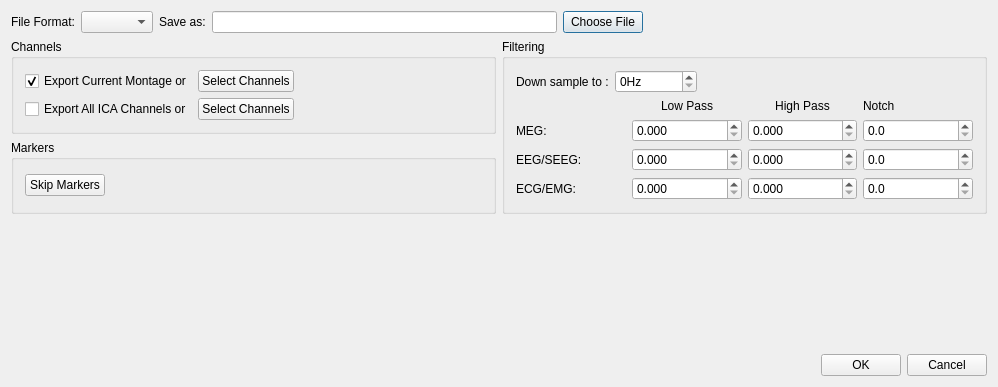
<?xml version="1.0" encoding="UTF-8"?>
<ui version="4.0">
 <class>AwExporterSettingsUi</class>
 <widget class="QDialog" name="AwExporterSettingsUi">
  <property name="geometry">
   <rect>
    <x>0</x>
    <y>0</y>
    <width>998</width>
    <height>387</height>
   </rect>
  </property>
  <property name="windowTitle">
   <string>Save Data</string>
  </property>
  <property name="windowIcon">
   <iconset resource="../../../resources/AnyWave.qrc">
    <normaloff>:/images/AnyWave_icon.png</normaloff>:/images/AnyWave_icon.png</iconset>
  </property>
  <property name="modal">
   <bool>true</bool>
  </property>
  <layout class="QVBoxLayout" name="verticalLayout_4">
   <item>
    <layout class="QHBoxLayout" name="horizontalLayout_2">
     <item>
      <widget class="QLabel" name="label">
       <property name="text">
        <string>File Format:</string>
       </property>
      </widget>
     </item>
     <item>
      <widget class="QComboBox" name="comboWriters">
       <property name="sizePolicy">
        <sizepolicy hsizetype="Preferred" vsizetype="Fixed">
         <horstretch>0</horstretch>
         <verstretch>0</verstretch>
        </sizepolicy>
       </property>
      </widget>
     </item>
     <item>
      <widget class="QLabel" name="label_2">
       <property name="text">
        <string>Save as:</string>
       </property>
      </widget>
     </item>
     <item>
      <widget class="QLineEdit" name="lineEditFile"/>
     </item>
     <item>
      <widget class="QPushButton" name="buttonFile">
       <property name="sizePolicy">
        <sizepolicy hsizetype="Preferred" vsizetype="Fixed">
         <horstretch>0</horstretch>
         <verstretch>0</verstretch>
        </sizepolicy>
       </property>
       <property name="text">
        <string>Choose File</string>
       </property>
      </widget>
     </item>
     <item>
      <spacer name="horizontalSpacer_4">
       <property name="orientation">
        <enum>Qt::Horizontal</enum>
       </property>
       <property name="sizeHint" stdset="0">
        <size>
         <width>40</width>
         <height>20</height>
        </size>
       </property>
      </spacer>
     </item>
    </layout>
   </item>
   <item>
    <layout class="QHBoxLayout" name="horizontalLayout_5">
     <item>
      <layout class="QVBoxLayout" name="verticalLayout_3">
       <item>
        <widget class="QGroupBox" name="groupBox">
         <property name="title">
          <string>Channels</string>
         </property>
         <layout class="QVBoxLayout" name="verticalLayout">
          <item>
           <layout class="QGridLayout" name="gridLayout">
            <item row="0" column="0">
             <widget class="QCheckBox" name="checkBoxCurrentMontage">
              <property name="text">
               <string>Export Current Montage or</string>
              </property>
              <property name="checked">
               <bool>true</bool>
              </property>
             </widget>
            </item>
            <item row="0" column="1">
             <widget class="QPushButton" name="buttonSelectChannels">
              <property name="sizePolicy">
               <sizepolicy hsizetype="Preferred" vsizetype="Fixed">
                <horstretch>0</horstretch>
                <verstretch>0</verstretch>
               </sizepolicy>
              </property>
              <property name="text">
               <string>Select Channels</string>
              </property>
             </widget>
            </item>
            <item row="0" column="2">
             <spacer name="horizontalSpacer">
              <property name="orientation">
               <enum>Qt::Horizontal</enum>
              </property>
              <property name="sizeHint" stdset="0">
               <size>
                <width>40</width>
                <height>20</height>
               </size>
              </property>
             </spacer>
            </item>
            <item row="1" column="0">
             <widget class="QCheckBox" name="checkBoxICA">
              <property name="text">
               <string>Export All ICA Channels or</string>
              </property>
             </widget>
            </item>
            <item row="1" column="1">
             <widget class="QPushButton" name="buttonSelectICA">
              <property name="sizePolicy">
               <sizepolicy hsizetype="Preferred" vsizetype="Fixed">
                <horstretch>0</horstretch>
                <verstretch>0</verstretch>
               </sizepolicy>
              </property>
              <property name="text">
               <string>Select Channels</string>
              </property>
             </widget>
            </item>
            <item row="1" column="2">
             <spacer name="horizontalSpacer_2">
              <property name="orientation">
               <enum>Qt::Horizontal</enum>
              </property>
              <property name="sizeHint" stdset="0">
               <size>
                <width>40</width>
                <height>20</height>
               </size>
              </property>
             </spacer>
            </item>
           </layout>
          </item>
         </layout>
        </widget>
       </item>
       <item>
        <widget class="QGroupBox" name="groupBox_3">
         <property name="title">
          <string>Markers</string>
         </property>
         <layout class="QHBoxLayout" name="horizontalLayout_3">
          <item>
           <widget class="QPushButton" name="buttonMarkers">
            <property name="text">
             <string>Skip Markers</string>
            </property>
           </widget>
          </item>
          <item>
           <spacer name="horizontalSpacer_5">
            <property name="orientation">
             <enum>Qt::Horizontal</enum>
            </property>
            <property name="sizeHint" stdset="0">
             <size>
              <width>257</width>
              <height>20</height>
             </size>
            </property>
           </spacer>
          </item>
         </layout>
        </widget>
       </item>
      </layout>
     </item>
     <item>
      <widget class="QGroupBox" name="groupBox_2">
       <property name="sizePolicy">
        <sizepolicy hsizetype="Expanding" vsizetype="Expanding">
         <horstretch>0</horstretch>
         <verstretch>0</verstretch>
        </sizepolicy>
       </property>
       <property name="title">
        <string>Filtering</string>
       </property>
       <layout class="QVBoxLayout" name="verticalLayout_2">
        <item>
         <layout class="QHBoxLayout" name="horizontalLayout_4">
          <item>
           <widget class="QLabel" name="label_6">
            <property name="text">
             <string>Down sample to :</string>
            </property>
           </widget>
          </item>
          <item>
           <widget class="QDoubleSpinBox" name="sbDownSample">
            <property name="suffix">
             <string>Hz</string>
            </property>
            <property name="decimals">
             <number>0</number>
            </property>
            <property name="maximum">
             <double>99999999999.000000000000000</double>
            </property>
           </widget>
          </item>
          <item>
           <spacer name="horizontalSpacer_6">
            <property name="orientation">
             <enum>Qt::Horizontal</enum>
            </property>
            <property name="sizeHint" stdset="0">
             <size>
              <width>40</width>
              <height>20</height>
             </size>
            </property>
           </spacer>
          </item>
         </layout>
        </item>
        <item>
         <layout class="QGridLayout" name="gridLayout_2">
          <item row="0" column="3">
           <widget class="QLabel" name="label_9">
            <property name="text">
             <string>Notch</string>
            </property>
           </widget>
          </item>
          <item row="0" column="1">
           <widget class="QLabel" name="label_7">
            <property name="sizePolicy">
             <sizepolicy hsizetype="Preferred" vsizetype="Fixed">
              <horstretch>0</horstretch>
              <verstretch>0</verstretch>
             </sizepolicy>
            </property>
            <property name="text">
             <string>Low Pass</string>
            </property>
            <property name="alignment">
             <set>Qt::AlignCenter</set>
            </property>
           </widget>
          </item>
          <item row="1" column="1">
           <widget class="QDoubleSpinBox" name="spinMEGLP">
            <property name="sizePolicy">
             <sizepolicy hsizetype="Preferred" vsizetype="Fixed">
              <horstretch>0</horstretch>
              <verstretch>0</verstretch>
             </sizepolicy>
            </property>
            <property name="decimals">
             <number>3</number>
            </property>
            <property name="maximum">
             <double>1000000000000000.000000000000000</double>
            </property>
           </widget>
          </item>
          <item row="3" column="0">
           <widget class="QLabel" name="label_4">
            <property name="text">
             <string>EEG/SEEG:</string>
            </property>
           </widget>
          </item>
          <item row="1" column="2">
           <widget class="QDoubleSpinBox" name="spinMEGHP">
            <property name="decimals">
             <number>3</number>
            </property>
            <property name="maximum">
             <double>1000000000000000.000000000000000</double>
            </property>
           </widget>
          </item>
          <item row="0" column="2">
           <widget class="QLabel" name="label_8">
            <property name="sizePolicy">
             <sizepolicy hsizetype="Preferred" vsizetype="Fixed">
              <horstretch>0</horstretch>
              <verstretch>0</verstretch>
             </sizepolicy>
            </property>
            <property name="text">
             <string>High Pass</string>
            </property>
            <property name="alignment">
             <set>Qt::AlignCenter</set>
            </property>
           </widget>
          </item>
          <item row="1" column="0">
           <widget class="QLabel" name="label_3">
            <property name="text">
             <string>MEG:</string>
            </property>
           </widget>
          </item>
          <item row="3" column="3">
           <widget class="QDoubleSpinBox" name="spinEEGNotch">
            <property name="decimals">
             <number>1</number>
            </property>
            <property name="maximum">
             <double>1000000000000000.000000000000000</double>
            </property>
           </widget>
          </item>
          <item row="1" column="3">
           <widget class="QDoubleSpinBox" name="spinMEGNotch">
            <property name="decimals">
             <number>1</number>
            </property>
            <property name="maximum">
             <double>1000000000000000.000000000000000</double>
            </property>
           </widget>
          </item>
          <item row="5" column="2">
           <widget class="QDoubleSpinBox" name="spinEMGHP">
            <property name="decimals">
             <number>3</number>
            </property>
            <property name="maximum">
             <double>1000000000000000.000000000000000</double>
            </property>
           </widget>
          </item>
          <item row="5" column="1">
           <widget class="QDoubleSpinBox" name="spinEMGLP">
            <property name="decimals">
             <number>3</number>
            </property>
            <property name="maximum">
             <double>1000000000000000.000000000000000</double>
            </property>
           </widget>
          </item>
          <item row="3" column="1">
           <widget class="QDoubleSpinBox" name="spinEEGLP">
            <property name="sizePolicy">
             <sizepolicy hsizetype="Preferred" vsizetype="Fixed">
              <horstretch>0</horstretch>
              <verstretch>0</verstretch>
             </sizepolicy>
            </property>
            <property name="decimals">
             <number>3</number>
            </property>
            <property name="maximum">
             <double>1000000000000000.000000000000000</double>
            </property>
           </widget>
          </item>
          <item row="3" column="2">
           <widget class="QDoubleSpinBox" name="spinEEGHP">
            <property name="decimals">
             <number>3</number>
            </property>
            <property name="maximum">
             <double>1000000000000000.000000000000000</double>
            </property>
           </widget>
          </item>
          <item row="5" column="3">
           <widget class="QDoubleSpinBox" name="spinEMGNotch">
            <property name="decimals">
             <number>1</number>
            </property>
            <property name="maximum">
             <double>1000000000000000.000000000000000</double>
            </property>
           </widget>
          </item>
          <item row="5" column="0">
           <widget class="QLabel" name="label_5">
            <property name="text">
             <string>ECG/EMG:</string>
            </property>
           </widget>
          </item>
         </layout>
        </item>
       </layout>
      </widget>
     </item>
    </layout>
   </item>
   <item>
    <spacer name="verticalSpacer">
     <property name="orientation">
      <enum>Qt::Vertical</enum>
     </property>
     <property name="sizeHint" stdset="0">
      <size>
       <width>20</width>
       <height>0</height>
      </size>
     </property>
    </spacer>
   </item>
   <item>
    <layout class="QHBoxLayout" name="horizontalLayout">
     <item>
      <spacer name="horizontalSpacer_3">
       <property name="orientation">
        <enum>Qt::Horizontal</enum>
       </property>
       <property name="sizeHint" stdset="0">
        <size>
         <width>40</width>
         <height>20</height>
        </size>
       </property>
      </spacer>
     </item>
     <item>
      <widget class="QPushButton" name="pushButton">
       <property name="text">
        <string>OK</string>
       </property>
      </widget>
     </item>
     <item>
      <widget class="QPushButton" name="pushButton_2">
       <property name="text">
        <string>Cancel</string>
       </property>
      </widget>
     </item>
    </layout>
   </item>
  </layout>
 </widget>
 <layoutdefault spacing="6" margin="11"/>
 <resources>
  <include location="../../../resources/AnyWave.qrc"/>
 </resources>
 <connections>
  <connection>
   <sender>pushButton</sender>
   <signal>clicked()</signal>
   <receiver>AwExporterSettingsUi</receiver>
   <slot>accept()</slot>
   <hints>
    <hint type="sourcelabel">
     <x>726</x>
     <y>258</y>
    </hint>
    <hint type="destinationlabel">
     <x>400</x>
     <y>170</y>
    </hint>
   </hints>
  </connection>
  <connection>
   <sender>pushButton_2</sender>
   <signal>clicked()</signal>
   <receiver>AwExporterSettingsUi</receiver>
   <slot>reject()</slot>
   <hints>
    <hint type="sourcelabel">
     <x>831</x>
     <y>255</y>
    </hint>
    <hint type="destinationlabel">
     <x>279</x>
     <y>170</y>
    </hint>
   </hints>
  </connection>
 </connections>
</ui>
